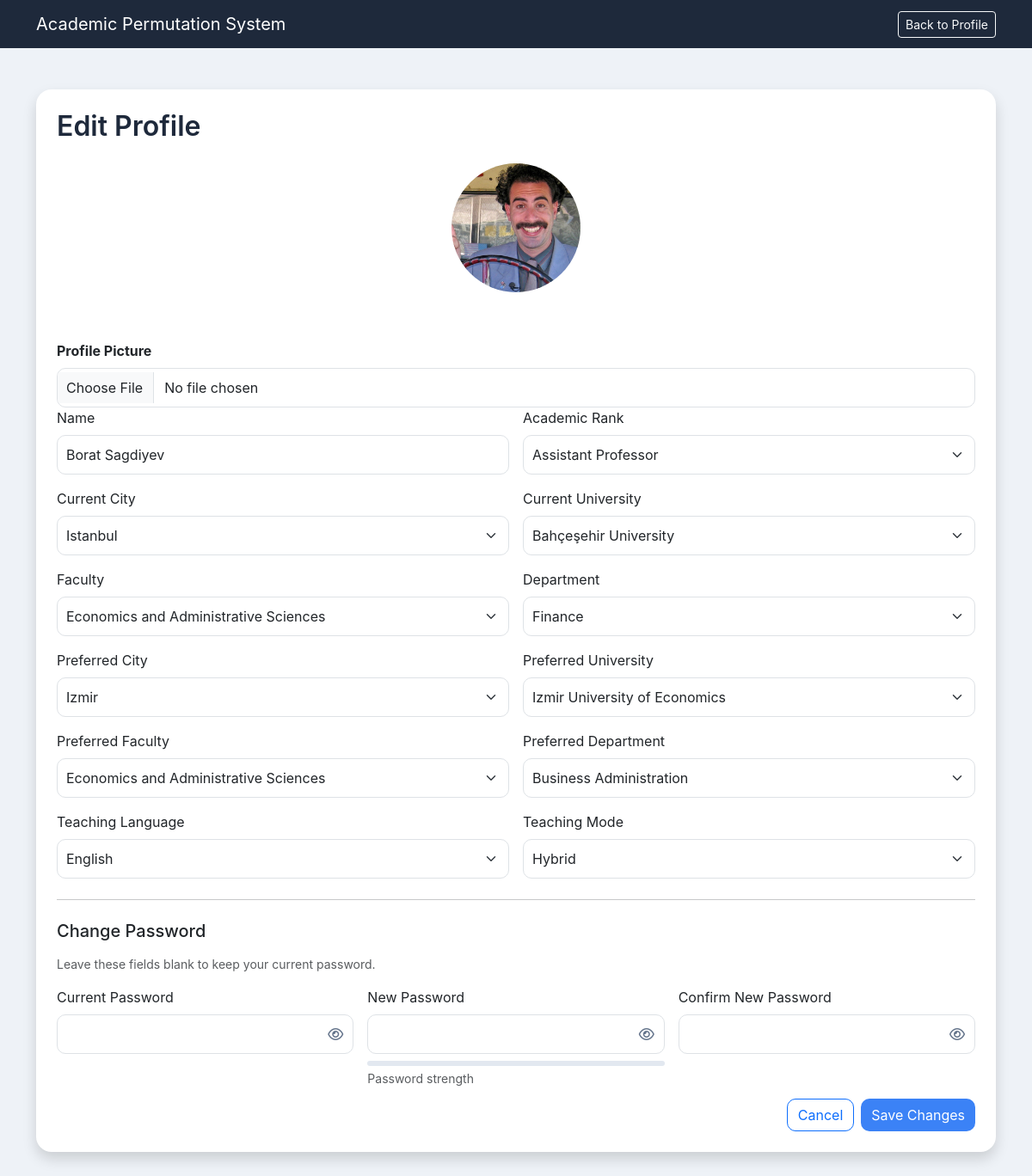
Screenshot of /edit-profile/61 (signed in) with the database file from the repository.
### tables this page shows
CREATE TABLE "users" (
	"id"	INTEGER,
	"email"	TEXT,
	"name"	TEXT NOT NULL,
	"rank"	TEXT NOT NULL,
	"department"	TEXT NOT NULL,
	"current_faculty"	TEXT,
	"current_university"	TEXT NOT NULL,
	"current_city"	TEXT NOT NULL,
	"preferred_faculty"	TEXT,
	"preferred_department"	TEXT,
	"preferred_university"	TEXT NOT NULL,
	"preferred_city"	TEXT NOT NULL,
	"teaching_language"	TEXT,
	"teaching_mode"	TEXT,
	"profile_picture"	TEXT, password_hash TEXT,
	PRIMARY KEY("id" AUTOINCREMENT)
);

### app.py (the view, shortened to what this page needs)
@app.route("/edit-profile/<int:user_id>", methods=["GET", "POST"])
def edit_profile(user_id):
    if not is_logged_in():
        return redirect("/login")
    conn = sqlite3.connect("database.db")
    conn.row_factory = sqlite3.Row
    cursor = conn.cursor()
    cursor.execute("SELECT * FROM users WHERE id = ?", (user_id,))
    user = cursor.fetchone()
    if user is None:
        conn.close()
        return "User not found"
    if user["email"] != session["email"]:
        conn.close()
        return redirect("/dashboard")
    back_url = profile_back_url(user_id)
    conn.close()
    return render_template(
    "edit_profile.html",
    user=user,
    back_url=back_url,
    t=get_translations(),
    lang=get_language()
)

### app.py (called while the page is built)
def is_logged_in():
    return "email" in session

def get_language():
    return session.get("language", "en")

def get_translations():
    lang = get_language()
    return translations.get(lang, translations["en"])

def profile_back_url(user_id):
    back_url = request.args.get("back_url")
    if back_url:
        return back_url
    referrer = request.referrer or ""
    own_profile_path = f"/profile/{user_id}"
    if referrer and "/edit-profile/" not in referrer and own_profile_path not in referrer:
        return referrer
    return "/dashboard"

### templates/edit_profile.html (shortened to what this page needs)
<!DOCTYPE html>
<html lang="{{ lang }}">
<head>
    <link href="https://cdn.jsdelivr.net/npm/bootstrap@5.3.3/dist/css/bootstrap.min.css" rel="stylesheet">
    <link href="https://cdnjs.cloudflare.com/ajax/libs/font-awesome/6.5.1/css/all.min.css" rel="stylesheet">
    <link rel="stylesheet" href="{{ url_for('static', filename='style.css') }}">
</head>
<body>
<nav class="navbar navbar-dark">
    <div class="container d-flex justify-content-between align-items-center">
        <a class="navbar-brand" href="/dashboard">{{ t["app_name"] }}</a>
        <a
    href="/profile/{{ user['id'] }}?back_url={{ back_url|urlencode }}"
    class="btn btn-outline-light btn-sm"
>
    {{ t["back_to_profile"] }}
</a>
    </div>
</nav>
<div class="container py-5">
    <div class="card shadow p-4">
        <h2 class="mb-4">{{ t["edit_profile"] }}</h2>
        <div class="text-center mb-4">
    {% if user['profile_picture'] %}
        <img src="{{ url_for('static', filename=user['profile_picture']) }}"
             class="rounded-circle mb-3"
             style="width:150px;height:150px;object-fit:cover;">
    {% else %}
        <div class="profile-avatar mx-auto">
            {{ user['name'][0]|upper }}
        </div>
    {% endif %}
</div>
       <form method="POST" enctype="multipart/form-data">
        <div class="mt-3">
        <label class="form-label fw-bold">{{ t["profile_picture"] }}</label>
        <input type="file"
               name="profile_picture"
               class="form-control"
               accept=".jpg,.jpeg,.png">
    </div>
            <div class="row g-3">
                <div class="col-md-6">
                    <label class="form-label">{{ t["name"] }}</label>
                    <input type="text" name="name" class="form-control" value="{{ user['name'] }}" required>
                </div>
                <div class="col-md-6">
                    <label class="form-label">{{ t["academic_rank"] }}</label>
                    <select name="rank" class="form-select" required>
                        <option {% if user['rank'] == 'Assistant Professor' %}selected{% endif %}>Assistant Professor</option>
                    </select>
                </div>
                <div class="col-md-6">
                    <label class="form-label">{{ t["current_city"] }}</label>
                    <select name="current_city" id="current_city" class="form-select" onchange="updateUniversities('current')" required>
                        <option {% if user['current_city'] == 'Istanbul' %}selected{% endif %}>Istanbul</option>
                    </select>
                </div>
                <div class="col-md-6">
                    <label class="form-label">{{ t["current_university"] }}</label>
                    <select name="current_university" id="current_university" class="form-select" required></select>
                </div>
                <div class="col-md-6">
                    <label class="form-label">{{ t["faculty"] }}</label>
                    <select name="current_faculty" id="current_faculty" class="form-select" onchange="updateDepartments('current')" required>
                        <option {% if user['current_faculty'] == 'Economics and Administrative Sciences' %}selected{% endif %}>Economics and Administrative Sciences</option>
                    </select>
                </div>
                <div class="col-md-6">
                    <label class="form-label">{{ t["department"] }}</label>
                    <select name="department" id="current_department" class="form-select" required></select>
                </div>
                <div class="col-md-6">
                    <label class="form-label">{{ t["preferred_city"] }}</label>
                    <select name="preferred_city" id="preferred_city" class="form-select" onchange="updateUniversities('preferred')" required>
                        <option {% if user['preferred_city'] == 'Izmir' %}selected{% endif %}>Izmir</option>
                    </select>
                </div>
                <div class="col-md-6">
                    <label class="form-label">{{ t["preferred_university"] }}</label>
                    <select name="preferred_university" id="preferred_university" class="form-select" required></select>
                </div>
                <div class="col-md-6">
                    <label class="form-label">{{ t["preferred_faculty"] }}</label>
                    <select name="preferred_faculty" id="preferred_faculty" class="form-select" onchange="updateDepartments('preferred')" required>
                        <option {% if user['preferred_faculty'] == 'Economics and Administrative Sciences' %}selected{% endif %}>Economics and Administrative Sciences</option>
                    </select>
                </div>
                <div class="col-md-6">
                    <label class="form-label">{{ t["preferred_department"] }}</label>
                    <select name="preferred_department" id="preferred_department" class="form-select" required></select>
                </div>
                <div class="col-md-6">
                    <label class="form-label">{{ t["teaching_language"] }}</label>
                    <select name="teaching_language" class="form-select" required>
                        <option value="English" {% if user['teaching_language'] == 'English' %}selected{% endif %}>English</option>
                    </select>
                </div>
                <div class="col-md-6">
                    <label class="form-label">{{ t["teaching_mode"] }}</label>
                    <select name="teaching_mode" class="form-select" required>
                        <option value="Hybrid" {% if user['teaching_mode'] == 'Hybrid' %}selected{% endif %}>Hybrid</option>
                    </select>
                </div>
            </div>
            <hr class="my-4">
            <h5 class="mb-3">{{ t["change_password"] }}</h5>
            <p class="text-muted small mb-3">{{ t["leave_password_blank"] }}</p>
            <div class="row g-3">
                <div class="col-md-4">
                    <label class="form-label">{{ t["current_password"] }}</label>
                    <div class="password-field">
                        <input type="password" name="current_password" id="current_password" class="form-control" autocomplete="current-password">
                        <button type="button" class="password-toggle" aria-label="Show current password" onclick="togglePassword('current_password', this)">
                            <i class="fa-regular fa-eye"></i>
                        </button>
                    </div>
                </div>
                <div class="col-md-4">
                    <label class="form-label">{{ t["new_password"] }}</label>
                    <div class="password-field">
                        <input type="password" name="new_password" id="new_password" class="form-control" minlength="8" autocomplete="new-password" oninput="updatePasswordStrength(this.value, 'editPasswordStrength')">
                        <button type="button" class="password-toggle" aria-label="Show new password" onclick="togglePassword('new_password', this)">
                            <i class="fa-regular fa-eye"></i>
                        </button>
                    </div>
                    <div class="password-strength mt-2" id="editPasswordStrength">
                        <small class="password-strength-label text-muted">{{ t["password_strength"] }}</small>
                    </div>
                </div>
                <div class="col-md-4">
                    <label class="form-label">{{ t["confirm_new_password"] }}</label>
                    <div class="password-field">
                        <input type="password" name="confirm_password" id="confirm_password" class="form-control" minlength="8" autocomplete="new-password">
                        <button type="button" class="password-toggle" aria-label="Show confirmed password" onclick="togglePassword('confirm_password', this)">
                            <i class="fa-regular fa-eye"></i>
                        </button>
                    </div>
                </div>
            </div>
            <div class="d-flex justify-content-end gap-2 mt-4">
                <a href="/profile/{{ user['id'] }}?back_url={{ back_url|urlencode }}" class="btn btn-outline-primary">{{ t["cancel"] }}</a>
                <button type="submit" class="btn btn-primary">{{ t["save_changes"] }}</button>
            </div>
        </form>
    </div>
</div>
</body>
</html>

### static/style.css (style rules this page uses)
body { font-family: -apple-system, BlinkMacSystemFont, "Segoe UI", Roboto, sans-serif; background-color: #eef2f7; color: #1e293b; }
.navbar { background: #1e293b !important; }
h1, h2, h4 { font-weight: 600; color: #1e293b; }
.card { border: none; border-radius: 18px; transition: all 0.2s ease; }
.btn-primary { background-color: #3b82f6; border: none; border-radius: 10px; }
.btn-outline-primary { border-radius: 10px; }
.form-control, .form-select { border-radius: 10px; padding: 10px; }
.password-field { position: relative; }
.password-field .form-control { padding-right: 2.75rem; }
.password-toggle { position: absolute; top: 50%; right: 0.75rem; transform: translateY(-50%); border: 0; background: transparent; color: #64748b; padding: 0; line-height: 1; }
.password-strength { height: 1.25rem; }
.password-strength::before { content: ""; display: block; height: 0.35rem; border-radius: 999px; background-color: #e2e8f0; }
.password-strength-label { display: block; margin-top: 0.25rem; }

### rows the page displays
users: profile_picture (picture), name "Borat Sagdiyev", rank "Assistant Professor", current_city "Istanbul", current_faculty "Economics and Administrative Sciences", preferred_city "Izmir", preferred_faculty "Economics and Administrative Sciences", teaching_language "English", teaching_mode "Hybrid"

### other values shown
{{ t["app_name"] }} "Academic Permutation System"
{{ t["back_to_profile"] }} "Back to Profile"
{{ t["edit_profile"] }} "Edit Profile"
{{ t["profile_picture"] }} "Profile Picture"
{{ t["name"] }} "Name"
{{ t["academic_rank"] }} "Academic Rank"
{{ t["current_city"] }} "Current City"
{{ t["current_university"] }} "Current University"
{{ t["faculty"] }} "Faculty"
{{ t["department"] }} "Department"
{{ t["preferred_city"] }} "Preferred City"
{{ t["preferred_university"] }} "Preferred University"
{{ t["preferred_faculty"] }} "Preferred Faculty"
{{ t["preferred_department"] }} "Preferred Department"
{{ t["teaching_language"] }} "Teaching Language"
